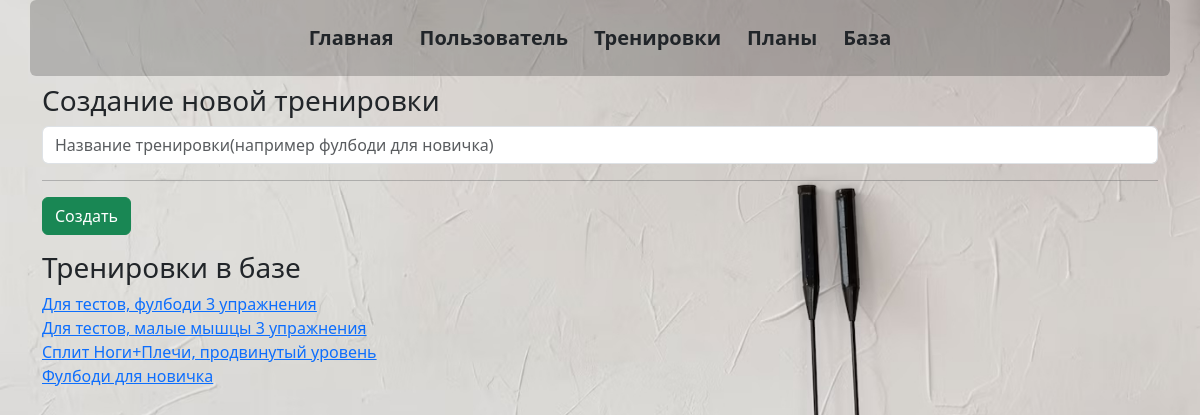
The app's page /new_train, older data.
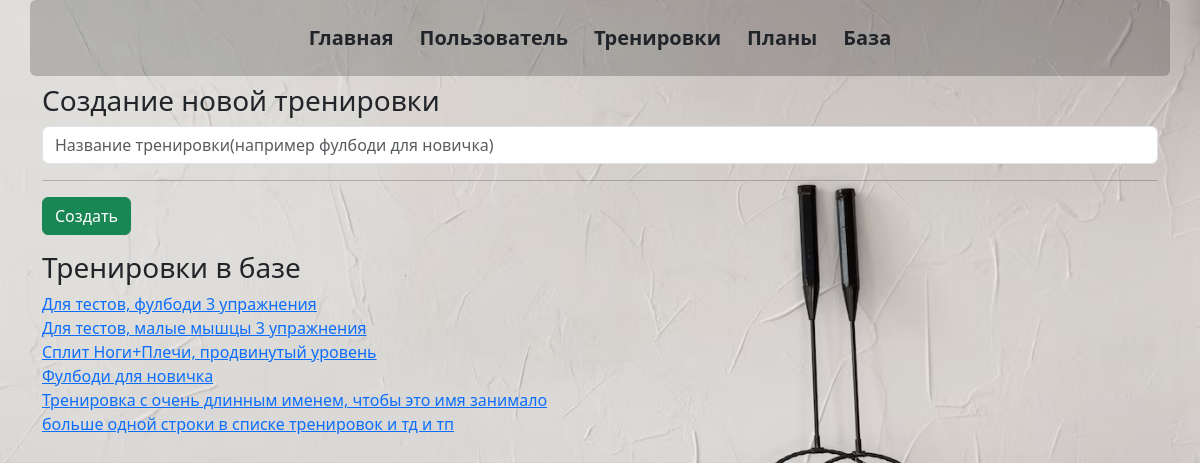
The same page, newer data.
### _models.py (models this page shows, shortened)
class Training(db.Model):
    __tablename__ = 'trainings'
    training_id = db.Column(db.Integer, primary_key=True)
    name = db.Column(db.String(50), nullable=False)
    exercises = relationship('Exercise', secondary='training_exercises', overlaps="trainings")
    user_trainings = relationship('UserTraining', back_populates='training')
    plans = relationship('Plan', secondary='plan_trainings', back_populates='trainings')

### main.py (the view, shortened to what this page needs)
@app.route("/new_train", methods=['POST', 'GET'])
def new_train():
    trains_list = Training.query.all()
    return render_template('new_train.html', trains_list=trains_list)

### templates/new_train.html (shortened to what this page needs)
{% extends 'base.html' %}
{% block body %}
<h3>Создание новой тренировки</h3>
                <form method="post">
                    <input type="text" name="train_name" id="train_name" class="form-control mb-2" required value="{{train_name}}" placeholder="Название тренировки(например фулбоди для новичка)">
                    <hr>
                    <input type="submit" class="btn btn-success" value="Создать">
                </form>
<div class="row mb-3 mt-3">
    <h3>Тренировки в базе</h3>
    {% for train in trains_list %}
    <div class="col-6">
        <a href="/edit_train/{{train.training_id}}">{{train.name}}</a>
    </div>
    <div class="col-6">
    </div>
    {% endfor %}
</div>
{% endblock %}

### templates/base.html (shortened to what this page needs)
<!doctype html>
<html lang="ru">
<head>
    <link rel="stylesheet" href="{{ url_for('static', filename='css/bootstrap.min.css' )}}">
    <link rel="stylesheet" href="{{ url_for('static', filename='css/main.css' )}}">
</head>
<body>
    <div class="container text-primary bg-opacity-20 rounded-2">
        <header class="d-flex flex-wrap justify-content-center py-3 mb-2 fs-5 fw-semibold" >
            <ul class="nav nav-pills ">
                <li class="nav-item"><a href="/" class="fs-5 fw-semibold btn">Главная</a></li>
                <li class="nav-item"><a href="/users_center" class="fs-5 fw-semibold btn">Пользователь</a></li>
                <li class="nav-item"><a href="/new_train" class="fs-5 fw-semibold btn">Тренировки</a></li>
                <li class="nav-item"><a href="/plans_all" class="fs-5 fw-semibold btn">Планы</a></li>
                <li class="nav-item"><a href="/migration" class="fs-5 fw-semibold btn">База</a></li>
            </ul>
        </header>
    </div>
    <div class="container">
        {% block body %}{% endblock %}
    </div>
</body>
</html>

### static/css/main.css (style rules this page uses)
body { background-image: url('../imgs/background.jpg'); background-size: cover; background-repeat: no-repeat; background-attachment: fixed; }
.bg-opacity-20 { background-color: rgba(0, 0, 0, 0.2); }

Row changes from the older to the newer data that the page shows:
added Training: name "Тренировка с очень длинным именем, чтобы это имя занимало больше одной строки в списке тренировок и тд и тп"
